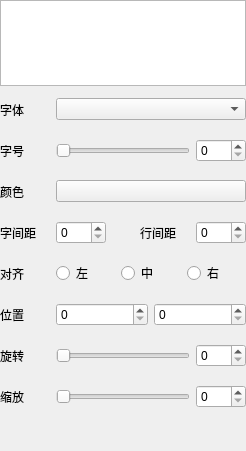
<?xml version="1.0" encoding="UTF-8"?>
<ui version="4.0">
 <class>TextEditingPanelClass</class>
 <widget class="QWidget" name="TextEditingPanelClass">
  <property name="geometry">
   <rect>
    <x>0</x>
    <y>0</y>
    <width>246</width>
    <height>451</height>
   </rect>
  </property>
  <property name="windowTitle">
   <string>TextEditingPanel</string>
  </property>
  <layout class="QVBoxLayout" name="verticalLayout_3">
   <property name="spacing">
    <number>0</number>
   </property>
   <property name="leftMargin">
    <number>0</number>
   </property>
   <property name="topMargin">
    <number>0</number>
   </property>
   <property name="rightMargin">
    <number>0</number>
   </property>
   <property name="bottomMargin">
    <number>0</number>
   </property>
   <item>
    <layout class="QVBoxLayout" name="verticalLayout">
     <item>
      <widget class="QWidget" name="widget" native="true">
       <property name="minimumSize">
        <size>
         <width>0</width>
         <height>0</height>
        </size>
       </property>
       <property name="maximumSize">
        <size>
         <width>16777215</width>
         <height>16777215</height>
        </size>
       </property>
       <layout class="QVBoxLayout" name="verticalLayout_2">
        <property name="leftMargin">
         <number>0</number>
        </property>
        <property name="topMargin">
         <number>0</number>
        </property>
        <property name="rightMargin">
         <number>0</number>
        </property>
        <property name="bottomMargin">
         <number>10</number>
        </property>
        <item>
         <widget class="QTextEdit" name="textEdit">
          <property name="maximumSize">
           <size>
            <width>16777215</width>
            <height>100</height>
           </size>
          </property>
         </widget>
        </item>
        <item>
         <layout class="QHBoxLayout" name="horizontalLayout_3">
          <item>
           <widget class="QLabel" name="label_2">
            <property name="sizePolicy">
             <sizepolicy hsizetype="Fixed" vsizetype="Preferred">
              <horstretch>0</horstretch>
              <verstretch>0</verstretch>
             </sizepolicy>
            </property>
            <property name="minimumSize">
             <size>
              <width>50</width>
              <height>35</height>
             </size>
            </property>
            <property name="text">
             <string>字体</string>
            </property>
           </widget>
          </item>
          <item>
           <widget class="QComboBox" name="cbBoxFontName">
            <property name="sizePolicy">
             <sizepolicy hsizetype="Expanding" vsizetype="Fixed">
              <horstretch>0</horstretch>
              <verstretch>0</verstretch>
             </sizepolicy>
            </property>
            <property name="minimumSize">
             <size>
              <width>0</width>
              <height>0</height>
             </size>
            </property>
           </widget>
          </item>
         </layout>
        </item>
        <item>
         <layout class="QHBoxLayout" name="horizontalLayout_2">
          <item>
           <widget class="QLabel" name="label">
            <property name="sizePolicy">
             <sizepolicy hsizetype="Fixed" vsizetype="Preferred">
              <horstretch>0</horstretch>
              <verstretch>0</verstretch>
             </sizepolicy>
            </property>
            <property name="minimumSize">
             <size>
              <width>50</width>
              <height>35</height>
             </size>
            </property>
            <property name="text">
             <string>字号</string>
            </property>
           </widget>
          </item>
          <item>
           <widget class="QSlider" name="sliderFontSize">
            <property name="orientation">
             <enum>Qt::Horizontal</enum>
            </property>
           </widget>
          </item>
          <item>
           <widget class="QSpinBox" name="spinBoxFontSize">
            <property name="minimumSize">
             <size>
              <width>50</width>
              <height>0</height>
             </size>
            </property>
           </widget>
          </item>
         </layout>
        </item>
        <item>
         <layout class="QHBoxLayout" name="horizontalLayout_4">
          <item>
           <widget class="QLabel" name="label_3">
            <property name="sizePolicy">
             <sizepolicy hsizetype="Fixed" vsizetype="Preferred">
              <horstretch>0</horstretch>
              <verstretch>0</verstretch>
             </sizepolicy>
            </property>
            <property name="minimumSize">
             <size>
              <width>50</width>
              <height>35</height>
             </size>
            </property>
            <property name="text">
             <string>颜色</string>
            </property>
           </widget>
          </item>
          <item>
           <widget class="QPushButton" name="btnTextColor">
            <property name="sizePolicy">
             <sizepolicy hsizetype="Expanding" vsizetype="Fixed">
              <horstretch>0</horstretch>
              <verstretch>0</verstretch>
             </sizepolicy>
            </property>
            <property name="text">
             <string/>
            </property>
           </widget>
          </item>
         </layout>
        </item>
        <item>
         <layout class="QHBoxLayout" name="horizontalLayout_5">
          <item>
           <widget class="QLabel" name="label_4">
            <property name="sizePolicy">
             <sizepolicy hsizetype="Fixed" vsizetype="Preferred">
              <horstretch>0</horstretch>
              <verstretch>0</verstretch>
             </sizepolicy>
            </property>
            <property name="minimumSize">
             <size>
              <width>50</width>
              <height>35</height>
             </size>
            </property>
            <property name="text">
             <string>字间距</string>
            </property>
           </widget>
          </item>
          <item>
           <widget class="QSpinBox" name="spinBoxCharSpace">
            <property name="minimumSize">
             <size>
              <width>50</width>
              <height>0</height>
             </size>
            </property>
           </widget>
          </item>
          <item>
           <spacer name="horizontalSpacer">
            <property name="orientation">
             <enum>Qt::Horizontal</enum>
            </property>
            <property name="sizeHint" stdset="0">
             <size>
              <width>40</width>
              <height>20</height>
             </size>
            </property>
           </spacer>
          </item>
          <item>
           <widget class="QLabel" name="label_5">
            <property name="sizePolicy">
             <sizepolicy hsizetype="Fixed" vsizetype="Preferred">
              <horstretch>0</horstretch>
              <verstretch>0</verstretch>
             </sizepolicy>
            </property>
            <property name="minimumSize">
             <size>
              <width>50</width>
              <height>0</height>
             </size>
            </property>
            <property name="text">
             <string>行间距</string>
            </property>
           </widget>
          </item>
          <item>
           <widget class="QSpinBox" name="spinBoxLineSpace">
            <property name="minimumSize">
             <size>
              <width>50</width>
              <height>0</height>
             </size>
            </property>
           </widget>
          </item>
         </layout>
        </item>
        <item>
         <layout class="QHBoxLayout" name="horizontalLayout_6">
          <item>
           <widget class="QLabel" name="label_6">
            <property name="sizePolicy">
             <sizepolicy hsizetype="Fixed" vsizetype="Preferred">
              <horstretch>0</horstretch>
              <verstretch>0</verstretch>
             </sizepolicy>
            </property>
            <property name="minimumSize">
             <size>
              <width>50</width>
              <height>35</height>
             </size>
            </property>
            <property name="text">
             <string>对齐</string>
            </property>
           </widget>
          </item>
          <item>
           <widget class="QRadioButton" name="radioBtnLeftAligned">
            <property name="text">
             <string>左</string>
            </property>
           </widget>
          </item>
          <item>
           <widget class="QRadioButton" name="radioBtnCenterAligned">
            <property name="text">
             <string>中</string>
            </property>
           </widget>
          </item>
          <item>
           <widget class="QRadioButton" name="radioBtnRightAligned">
            <property name="text">
             <string>右</string>
            </property>
           </widget>
          </item>
         </layout>
        </item>
        <item>
         <layout class="QHBoxLayout" name="horizontalLayout_10">
          <item>
           <widget class="QLabel" name="label_9">
            <property name="sizePolicy">
             <sizepolicy hsizetype="Fixed" vsizetype="Preferred">
              <horstretch>0</horstretch>
              <verstretch>0</verstretch>
             </sizepolicy>
            </property>
            <property name="minimumSize">
             <size>
              <width>50</width>
              <height>35</height>
             </size>
            </property>
            <property name="text">
             <string>位置</string>
            </property>
           </widget>
          </item>
          <item>
           <widget class="QSpinBox" name="spinBoxPosX">
            <property name="minimumSize">
             <size>
              <width>50</width>
              <height>0</height>
             </size>
            </property>
           </widget>
          </item>
          <item>
           <widget class="QSpinBox" name="spinBoxPosY">
            <property name="minimumSize">
             <size>
              <width>50</width>
              <height>0</height>
             </size>
            </property>
           </widget>
          </item>
         </layout>
        </item>
        <item>
         <layout class="QHBoxLayout" name="horizontalLayout_7">
          <item>
           <widget class="QLabel" name="label_7">
            <property name="sizePolicy">
             <sizepolicy hsizetype="Fixed" vsizetype="Preferred">
              <horstretch>0</horstretch>
              <verstretch>0</verstretch>
             </sizepolicy>
            </property>
            <property name="minimumSize">
             <size>
              <width>50</width>
              <height>35</height>
             </size>
            </property>
            <property name="text">
             <string>旋转</string>
            </property>
           </widget>
          </item>
          <item>
           <widget class="QSlider" name="sliderAngle">
            <property name="orientation">
             <enum>Qt::Horizontal</enum>
            </property>
           </widget>
          </item>
          <item>
           <widget class="QSpinBox" name="spinBoxAngle">
            <property name="minimumSize">
             <size>
              <width>50</width>
              <height>0</height>
             </size>
            </property>
           </widget>
          </item>
         </layout>
        </item>
        <item>
         <layout class="QHBoxLayout" name="horizontalLayout_8">
          <item>
           <widget class="QLabel" name="label_8">
            <property name="sizePolicy">
             <sizepolicy hsizetype="Fixed" vsizetype="Preferred">
              <horstretch>0</horstretch>
              <verstretch>0</verstretch>
             </sizepolicy>
            </property>
            <property name="minimumSize">
             <size>
              <width>50</width>
              <height>35</height>
             </size>
            </property>
            <property name="text">
             <string>缩放</string>
            </property>
           </widget>
          </item>
          <item>
           <widget class="QSlider" name="sliderScale">
            <property name="orientation">
             <enum>Qt::Horizontal</enum>
            </property>
           </widget>
          </item>
          <item>
           <widget class="QSpinBox" name="spinBoxScale">
            <property name="minimumSize">
             <size>
              <width>50</width>
              <height>0</height>
             </size>
            </property>
           </widget>
          </item>
         </layout>
        </item>
        <item>
         <spacer name="verticalSpacer">
          <property name="orientation">
           <enum>Qt::Vertical</enum>
          </property>
          <property name="sizeHint" stdset="0">
           <size>
            <width>20</width>
            <height>40</height>
           </size>
          </property>
         </spacer>
        </item>
       </layout>
      </widget>
     </item>
    </layout>
   </item>
  </layout>
 </widget>
 <layoutdefault spacing="6" margin="11"/>
 <resources/>
 <connections/>
</ui>
